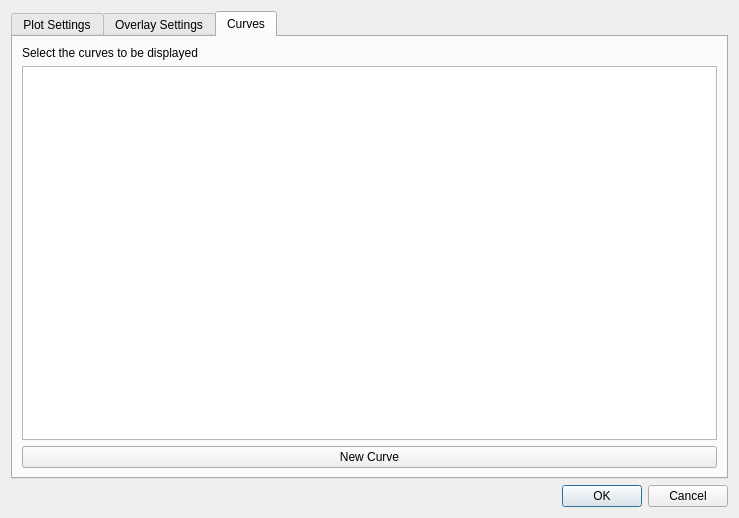
<?xml version="1.0" encoding="UTF-8"?>
<ui version="4.0">
 <class>PlotControlDialog</class>
 <widget class="QDialog" name="PlotControlDialog">
  <property name="geometry">
   <rect>
    <x>0</x>
    <y>0</y>
    <width>735</width>
    <height>518</height>
   </rect>
  </property>
  <property name="windowTitle">
   <string>Dialog</string>
  </property>
  <layout class="QGridLayout" name="gridLayout">
   <item row="0" column="0">
    <widget class="QTabWidget" name="tabWidget">
     <property name="currentIndex">
      <number>2</number>
     </property>
     <widget class="QWidget" name="tab">
      <attribute name="title">
       <string>Plot Settings</string>
      </attribute>
      <layout class="QGridLayout" name="gridLayout_5">
       <item row="0" column="0">
        <widget class="QGroupBox" name="groupBox">
         <property name="title">
          <string>Abscissa Range</string>
         </property>
         <layout class="QGridLayout" name="gridLayout_2">
          <item row="2" column="0">
           <widget class="QLabel" name="maxRangeLabel">
            <property name="text">
             <string>Max</string>
            </property>
           </widget>
          </item>
          <item row="1" column="1">
           <widget class="QDoubleSpinBox" name="minAbscissaRange">
            <property name="minimum">
             <double>-100000.000000000000000</double>
            </property>
            <property name="maximum">
             <double>1000000.000000000000000</double>
            </property>
            <property name="value">
             <double>-10.000000000000000</double>
            </property>
           </widget>
          </item>
          <item row="2" column="1">
           <widget class="QDoubleSpinBox" name="maxAbscissaRange">
            <property name="maximum">
             <double>10000000.000000000000000</double>
            </property>
            <property name="value">
             <double>10.000000000000000</double>
            </property>
           </widget>
          </item>
          <item row="1" column="0">
           <widget class="QLabel" name="minRangeLabel">
            <property name="text">
             <string>Min</string>
            </property>
           </widget>
          </item>
          <item row="0" column="0">
           <widget class="QCheckBox" name="autoAbscissa">
            <property name="toolTip">
             <string>&lt;html&gt;&lt;head/&gt;&lt;body&gt;&lt;p&gt;Automatically fits the plot to the curves data&lt;/p&gt;&lt;/body&gt;&lt;/html&gt;</string>
            </property>
            <property name="whatsThis">
             <string>&lt;html&gt;&lt;head/&gt;&lt;body&gt;&lt;p&gt;&lt;br/&gt;&lt;/p&gt;&lt;/body&gt;&lt;/html&gt;</string>
            </property>
            <property name="text">
             <string>Automatic</string>
            </property>
           </widget>
          </item>
         </layout>
        </widget>
       </item>
       <item row="0" column="1">
        <widget class="QGroupBox" name="groupBox_7">
         <property name="title">
          <string>Ordinate Range</string>
         </property>
         <layout class="QGridLayout" name="gridLayout_4">
          <item row="1" column="1">
           <widget class="QDoubleSpinBox" name="minOrdinateRange">
            <property name="minimum">
             <double>-100000.000000000000000</double>
            </property>
            <property name="maximum">
             <double>1000000.000000000000000</double>
            </property>
            <property name="value">
             <double>-10.000000000000000</double>
            </property>
           </widget>
          </item>
          <item row="1" column="0">
           <widget class="QLabel" name="minRangeLabel_2">
            <property name="text">
             <string>Min</string>
            </property>
           </widget>
          </item>
          <item row="2" column="0">
           <widget class="QLabel" name="maxRangeLabel_2">
            <property name="text">
             <string>Max</string>
            </property>
           </widget>
          </item>
          <item row="2" column="1">
           <widget class="QDoubleSpinBox" name="maxOrdinateRange">
            <property name="maximum">
             <double>10000000.000000000000000</double>
            </property>
            <property name="value">
             <double>10.000000000000000</double>
            </property>
           </widget>
          </item>
          <item row="0" column="0">
           <widget class="QCheckBox" name="autoOrdinate">
            <property name="toolTip">
             <string>&lt;html&gt;&lt;head/&gt;&lt;body&gt;&lt;p&gt;Automatically fits the plot to the curves data&lt;/p&gt;&lt;/body&gt;&lt;/html&gt;</string>
            </property>
            <property name="text">
             <string>Automatic</string>
            </property>
           </widget>
          </item>
         </layout>
        </widget>
       </item>
       <item row="1" column="0">
        <widget class="QGroupBox" name="groupBox_5">
         <property name="title">
          <string>Axis type</string>
         </property>
         <layout class="QFormLayout" name="formLayout_3">
          <item row="0" column="0">
           <widget class="QLabel" name="label_4">
            <property name="text">
             <string>Horizontal axis</string>
            </property>
           </widget>
          </item>
          <item row="1" column="0">
           <widget class="QLabel" name="label_5">
            <property name="text">
             <string>Vertical axis</string>
            </property>
           </widget>
          </item>
          <item row="0" column="1">
           <widget class="QComboBox" name="horizontalAxisScale"/>
          </item>
          <item row="1" column="1">
           <widget class="QComboBox" name="verticalAxisScale"/>
          </item>
         </layout>
        </widget>
       </item>
       <item row="1" column="1" rowspan="2">
        <widget class="QGroupBox" name="groupBox_4">
         <property name="title">
          <string>Plot information</string>
         </property>
         <layout class="QFormLayout" name="formLayout_2">
          <item row="0" column="0">
           <widget class="QLabel" name="label">
            <property name="text">
             <string>Title</string>
            </property>
           </widget>
          </item>
          <item row="0" column="1">
           <widget class="QLineEdit" name="titleLineEdit"/>
          </item>
          <item row="1" column="0">
           <widget class="QLabel" name="label_2">
            <property name="text">
             <string>Horizontal axis</string>
            </property>
           </widget>
          </item>
          <item row="1" column="1">
           <widget class="QLineEdit" name="horizontalAxisLineEdit"/>
          </item>
          <item row="2" column="0">
           <widget class="QLabel" name="label_3">
            <property name="text">
             <string>Vertical axis</string>
            </property>
           </widget>
          </item>
          <item row="2" column="1">
           <widget class="QLineEdit" name="verticalAxisLineEdit"/>
          </item>
         </layout>
        </widget>
       </item>
       <item row="2" column="0">
        <widget class="QGroupBox" name="groupBox_2">
         <property name="title">
          <string>Precision</string>
         </property>
         <layout class="QGridLayout" name="gridLayout_3">
          <item row="2" column="1">
           <widget class="QwtCounter" name="plotResolution" native="true">
            <property name="maximum" stdset="0">
             <double>1000000.000000000000000</double>
            </property>
            <property name="numButtons" stdset="0">
             <number>2</number>
            </property>
            <property name="stepButton2" stdset="0">
             <number>100</number>
            </property>
            <property name="stepButton3" stdset="0">
             <number>1000</number>
            </property>
           </widget>
          </item>
          <item row="2" column="0">
           <widget class="QLabel" name="plotResolutionLabel">
            <property name="text">
             <string>Resolution</string>
            </property>
           </widget>
          </item>
         </layout>
        </widget>
       </item>
       <item row="3" column="0">
        <widget class="QGroupBox" name="groupBox_3">
         <property name="title">
          <string>External Legend</string>
         </property>
         <layout class="QFormLayout" name="formLayout_4">
          <property name="fieldGrowthPolicy">
           <enum>QFormLayout::AllNonFixedFieldsGrow</enum>
          </property>
          <item row="0" column="0">
           <widget class="QCheckBox" name="legendCheckBox">
            <property name="whatsThis">
             <string>&lt;html&gt;&lt;head/&gt;&lt;body&gt;&lt;p&gt;Enables the legend outside of the plot &lt;/p&gt;&lt;/body&gt;&lt;/html&gt;</string>
            </property>
            <property name="text">
             <string>Enabled</string>
            </property>
           </widget>
          </item>
          <item row="1" column="0">
           <widget class="QLabel" name="label_8">
            <property name="text">
             <string>Position</string>
            </property>
           </widget>
          </item>
          <item row="1" column="1">
           <widget class="QComboBox" name="legendPositionComboBox"/>
          </item>
         </layout>
        </widget>
       </item>
       <item row="3" column="1">
        <widget class="QGroupBox" name="groupBox_6">
         <property name="title">
          <string>Legend on plot</string>
         </property>
         <layout class="QFormLayout" name="formLayout">
          <item row="0" column="0" colspan="2">
           <widget class="QCheckBox" name="legendItemCheckBox">
            <property name="toolTip">
             <string>&lt;html&gt;&lt;head/&gt;&lt;body&gt;&lt;p&gt;Enables the legend on the plot&lt;/p&gt;&lt;/body&gt;&lt;/html&gt;</string>
            </property>
            <property name="text">
             <string>Enabled</string>
            </property>
           </widget>
          </item>
          <item row="1" column="0">
           <widget class="QLabel" name="label_6">
            <property name="text">
             <string>Horizontal</string>
            </property>
           </widget>
          </item>
          <item row="1" column="1">
           <widget class="QComboBox" name="legendItemHorizontalPositionComboBox"/>
          </item>
          <item row="2" column="0">
           <widget class="QLabel" name="label_7">
            <property name="text">
             <string>Vertical</string>
            </property>
           </widget>
          </item>
          <item row="2" column="1">
           <widget class="QComboBox" name="legendItemVerticalPositionComboBox"/>
          </item>
         </layout>
        </widget>
       </item>
      </layout>
     </widget>
     <widget class="QWidget" name="tab_2">
      <attribute name="title">
       <string>Overlay Settings</string>
      </attribute>
      <layout class="QGridLayout" name="gridLayout_6">
       <item row="0" column="0">
        <widget class="QGroupBox" name="groupBox_8">
         <property name="title">
          <string>Grid</string>
         </property>
         <layout class="QGridLayout" name="gridLayout_7">
          <item row="0" column="0">
           <widget class="QCheckBox" name="gridEnabled">
            <property name="text">
             <string>Enabled</string>
            </property>
           </widget>
          </item>
          <item row="1" column="0">
           <widget class="QGroupBox" name="groupBox_9">
            <property name="title">
             <string>Major Lines</string>
            </property>
            <layout class="QFormLayout" name="formLayout_5">
             <item row="1" column="0">
              <widget class="QLabel" name="label_9">
               <property name="text">
                <string>Style</string>
               </property>
              </widget>
             </item>
             <item row="1" column="1">
              <widget class="QComboBox" name="majorGridPenStyle"/>
             </item>
             <item row="2" column="0">
              <widget class="QLabel" name="label_10">
               <property name="text">
                <string>Width</string>
               </property>
              </widget>
             </item>
             <item row="2" column="1">
              <widget class="QDoubleSpinBox" name="majorGridPenWidth"/>
             </item>
             <item row="0" column="0">
              <widget class="QCheckBox" name="majorGridAbscissiaPenEnabled">
               <property name="text">
                <string>Vertical</string>
               </property>
              </widget>
             </item>
             <item row="0" column="1">
              <widget class="QCheckBox" name="majorGridOrdinatePenEnabled">
               <property name="text">
                <string>Horizontal</string>
               </property>
              </widget>
             </item>
            </layout>
           </widget>
          </item>
          <item row="2" column="0">
           <widget class="QGroupBox" name="groupBox_10">
            <property name="title">
             <string>Minor Lines</string>
            </property>
            <layout class="QFormLayout" name="formLayout_6">
             <item row="1" column="0">
              <widget class="QLabel" name="label_11">
               <property name="text">
                <string>Style</string>
               </property>
              </widget>
             </item>
             <item row="1" column="1">
              <widget class="QComboBox" name="minorGridPenStyle"/>
             </item>
             <item row="2" column="0">
              <widget class="QLabel" name="label_12">
               <property name="text">
                <string>Width</string>
               </property>
              </widget>
             </item>
             <item row="2" column="1">
              <widget class="QDoubleSpinBox" name="minorGridPenWidth"/>
             </item>
             <item row="0" column="0">
              <widget class="QCheckBox" name="minorGridAbscissiaPenEnabled">
               <property name="text">
                <string>Vertical</string>
               </property>
              </widget>
             </item>
             <item row="0" column="1">
              <widget class="QCheckBox" name="minorGridOrdinatePenEnabled">
               <property name="text">
                <string>Horizontal</string>
               </property>
              </widget>
             </item>
            </layout>
           </widget>
          </item>
         </layout>
        </widget>
       </item>
      </layout>
     </widget>
     <widget class="QWidget" name="tab_3">
      <attribute name="title">
       <string>Curves</string>
      </attribute>
      <layout class="QGridLayout" name="gridLayout_8">
       <item row="0" column="0">
        <widget class="QLabel" name="label_13">
         <property name="text">
          <string>Select the curves to be displayed</string>
         </property>
        </widget>
       </item>
       <item row="2" column="0">
        <widget class="QPushButton" name="newCurveButton">
         <property name="minimumSize">
          <size>
           <width>695</width>
           <height>0</height>
          </size>
         </property>
         <property name="text">
          <string>New Curve</string>
         </property>
        </widget>
       </item>
       <item row="1" column="0">
        <widget class="QListView" name="curveSelection"/>
       </item>
      </layout>
     </widget>
    </widget>
   </item>
   <item row="1" column="0">
    <widget class="QDialogButtonBox" name="buttonBox">
     <property name="orientation">
      <enum>Qt::Horizontal</enum>
     </property>
     <property name="standardButtons">
      <set>QDialogButtonBox::Cancel|QDialogButtonBox::Ok</set>
     </property>
    </widget>
   </item>
  </layout>
 </widget>
 <customwidgets>
  <customwidget>
   <class>QwtCounter</class>
   <extends>QWidget</extends>
   <header>qwt_counter.h</header>
  </customwidget>
 </customwidgets>
 <resources/>
 <connections>
  <connection>
   <sender>buttonBox</sender>
   <signal>rejected()</signal>
   <receiver>PlotControlDialog</receiver>
   <slot>reject()</slot>
   <hints>
    <hint type="sourcelabel">
     <x>206</x>
     <y>308</y>
    </hint>
    <hint type="destinationlabel">
     <x>206</x>
     <y>165</y>
    </hint>
   </hints>
  </connection>
 </connections>
</ui>
